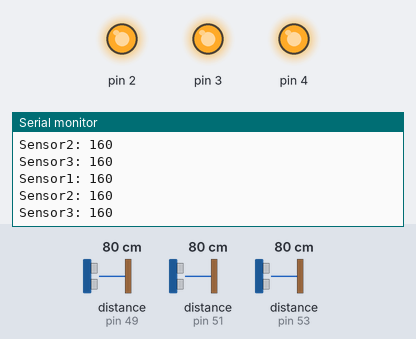
The sketch below on a simulated Arduino Mega 2560, built with avr-gcc and run on an emulated ATmega2560. Shown: output pins drawn as LEDs (lit = HIGH), the last lines printed to the serial monitor. The test bench sets the inputs (shaded band); at power-on: distance to the obstacle (sensors on pin 49, pin 51, pin 53) 80 cm.

Above: at 15.9 s.
16.0 s: distance to the obstacle (sensor on pin 49) set to 2 cm
At 16.32 s:
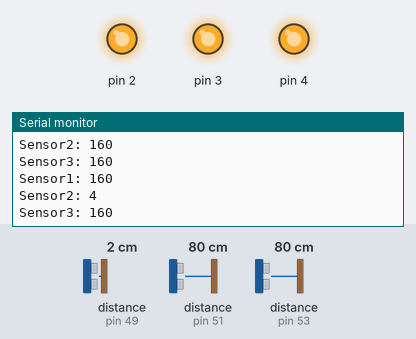
18.2 s: distance to the obstacle (sensor on pin 51) set to 2 cm
At 18.21 s:
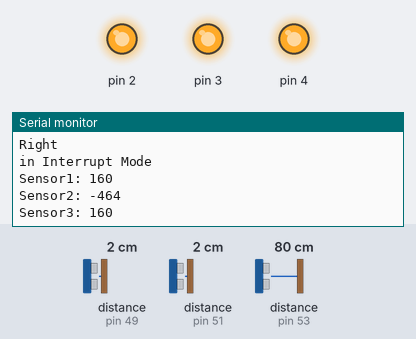
21.2 s: distance to the obstacle (sensor on pin 53) set to 2 cm
At 21.21 s:
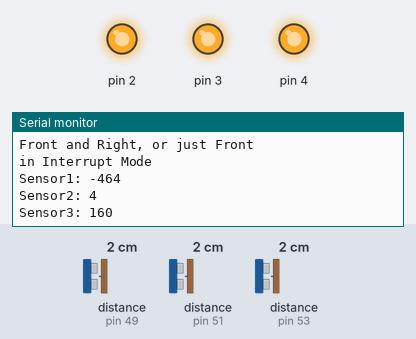
Timing chart, 0 to 24.2 s (numbered marks = the images above; inputs shaded):
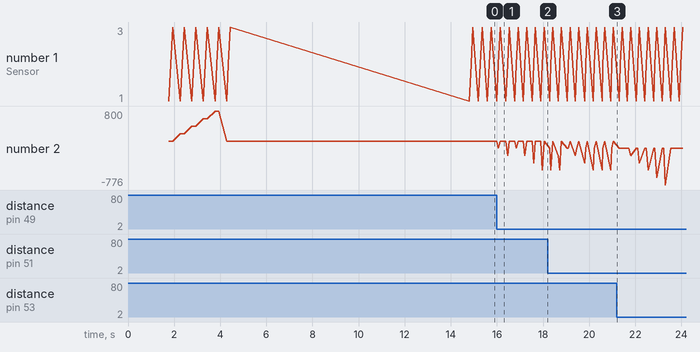

The sketch:

IAFinal.ino
```cpp
#include <Wire.h>
#include "Sensor.h"
#include <VL53L1X.h>


VL53L1X lox1 = VL53L1X();
VL53L1X lox2 = VL53L1X();
VL53L1X lox3 = VL53L1X();

Sensor Sensor1;
Sensor Sensor2;
Sensor Sensor3;

//Extension section

int Threshold = 0;


struct spo2_cmd_ref_t {
  signed char msgType;
  signed char msgVer;
  signed char msgLen;
  signed char speed;
  signed char steer;
}
ugv_msg;


void setup() {
  /*Initialize Motor Controller
  SabertoothTXPinSerial.begin(9600);
  ST.autobaud();

  ST.drive(0);
  ST.turn(0); */
 // Initialize I2C
  delay(600);
  Wire.begin();
  Wire.beginTransmission(0x29);
  Serial.begin (9600);
  Serial2.begin(115200);

  Sensor1.Initialize(3, lox2, 0x33, "Sensor1");
  Sensor2.Initialize(2, lox1, 0x31, "Sensor2");
  Sensor3.Initialize(4, lox3, 0x35, "Sensor3");


  Sensor1.Startup();
  Sensor2.Startup();
  Sensor3.Startup();

  Sensor1.DataStart();
  Sensor2.DataStart();
  Sensor3.DataStart();

  delay(150);
  Serial.println("addresses set");

  delay (120);
for(int i = 0; i < 6; i ++){
  Sensor1.Update();
  Sensor2.Update();
  Sensor3.Update();
  delay(250);
}
  setspeedsteer(0, 0);
  delay(10000);
}

void loop()
{

 // ST.drive(20);
 // ST.turn(0);
  setspeedsteer(20, 0);
  delay(20);
  Sensor1.Update();
  Sensor2.Update();
  Sensor3.Update();
  delay(125);
  if ((Sensor1.avg < Threshold) || (Sensor2.avg < Threshold) || (Sensor3.avg < Threshold)){
  interrupt();
  }


}


void setspeedsteer(signed char speed, signed char steer)
{
  ugv_msg.msgType = 1;
  ugv_msg.msgVer = 1;
  ugv_msg.msgLen = 5;
  ugv_msg.speed = speed;
  ugv_msg.steer = steer;
  Serial2.write((byte*) &ugv_msg, sizeof(ugv_msg) );
}
  void interrupt(){
    // Incrementer for loop
    for (int c = 0; c < 10; c++){
      if((Sensor1.avg < Threshold)&&(Sensor2.avg < Threshold)&&(Sensor3.avg < Threshold)){
        Serial.print("all");
        Serial.println();
        setspeedsteer(-20, 30);
        c = 0;
      }
      else if(( (Sensor1.avg < Threshold) && (Sensor2.avg < Threshold))||(Sensor1.avg <Threshold)){
        Serial.print("Front and Right, or just Front");
        Serial.println();
        setspeedsteer(15,20);
        c = 0;
      }
      else if((Sensor1.avg < Threshold)&&(Sensor3.avg < Threshold)){
        Serial.print("Front and Left");
        Serial.println();
        setspeedsteer(15, -20);
        c = 0;
      }
      else if((Sensor2.avg < Threshold)&&(Sensor3.avg < Threshold)){
        Serial.print("Sides");
        Serial.println();
        setspeedsteer(-15, 20);
        c = 0;
      }
      else if(Sensor2.avg <Threshold){
        Serial.print("Right");
        Serial.println();
        setspeedsteer(15, 10);
        c = 0;
      }
      else if (Sensor3.avg < Threshold){
        Serial.print("left");
        Serial.println();
        setspeedsteer(15, -20);
        c = 0;
      }
      else {
        setspeedsteer(20, 0);
      }
        Serial.print("in Interrupt Mode");
        Serial.println();
        Sensor1.Update();
        Sensor2.Update();
        Sensor3.Update();
        delay(125);
    }
  }
```

Sensor.h
```cpp
#include <VL53L1X.h>
#include "moving_average.h"
class Sensor
{

  public:
  int avg;
    void Initialize(int SENSOR_PIN, VL53L1X ID, uint8_t ADDRESS, String SensorName){
        Sensor = ID;
        pin = SENSOR_PIN;
        SensorAddress = ADDRESS;
        Name = SensorName;
        Data.StartAvg();
        pinMode(pin, OUTPUT);
        digitalWrite(pin,LOW);
        delay(50);
      }
      void Startup() {
        digitalWrite(pin, HIGH);
        delay(150);
        Sensor.init();
        delay(100);
        Sensor.setAddress(SensorAddress);
      }
      void DataStart() {
        Sensor.setDistanceMode(VL53L1X::Long);
        Sensor.setMeasurementTimingBudget(50000);
        Sensor.startContinuous(50);
        Sensor.setTimeout(100);
      }
      void Update() {
        Serial.print(Name + ": ");
        avg = Data.add(Sensor.read());
        Serial.print(avg);
        if (Sensor.timeoutOccurred()) { Serial.print(" TIMEOUT"); }
        Serial.println();
        delay(50);
      }
     private:
      int pin;
      MovingAverage<5> Data;
      VL53L1X Sensor;
      uint8_t SensorAddress;
      String Name;
};
```

moving_average.h
```cpp
template <int N> class MovingAverage
{
public:

    void StartAvg(){
      sum = 0;
      p = 0;
        for (int i = 0; i < N; i++) {
            data[i] = 0;
            sum += data[i];
        }
    }


    int add(int new_sample)
    {
        sum = sum - data[p] + new_sample;
        data[p] = new_sample;
        if (p >= N){
            p = 0;
        }
        else {
        p += 1;
        }
        return sum / N;
    }

private:
    int data[N];
    int sum;
    int p;
};
```

Measured:
- after the input at 16.0 s, the serial monitor: prints a new line after 0.07 s (image 1)
